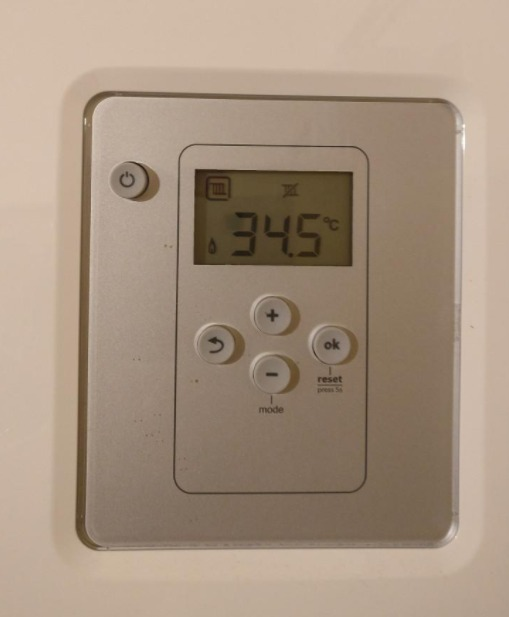
#> input picture Mini_Projects/OCR_Reader/example.jpeg, 509 x 617 px
$ python detect_color.py --image OCR_Reader/example.jpeg
#> lines starting #> are read from the running program, lines starting #| are printed output that depends on the picture; after the words box and inside, x2 and y2 are one past the last pixel; in counts of white or black regions, pixels touching at a corner belong together
### Mini_Projects/pyimagesearch/colorlabeler.py
from scipy.spatial import distance
from collections import OrderedDict
import numpy as np
import cv2

class ColorLabeler:
    def __init__(self):
        colors = OrderedDict({'red' : (255 , 0 ,0) ,'green' : (0 ,255 ,0) ,'blue' : (0 ,0 ,255)})
        self.colorNames = []
        self.lab = np.zeros((len(colors) ,1 ,3) , dtype = 'uint8')

        for (i ,(name ,rgb)) in enumerate(colors.items()):
            self.lab[i] = rgb
            self.colorNames.append(name)

        self.lab = cv2.cvtColor(self.lab ,cv2.COLOR_RGB2LAB)

    def label(self ,image ,c):
        mask = np.zeros(image.shape[:2] , dtype = "uint8")
        cv2.drawContours(mask ,[c] ,-1 ,255 ,-1)
        mask = cv2.erode(mask ,None ,iterations=2)
        mean = cv2.mean(image , mask = mask)[:3]
        #mean is nothing but a tuple containing the mean for individual color channels.

        minDist = (np.inf ,None) #second argument is present to keep track of index.

        for (i ,row) in enumerate(self.lab):
            dist = distance.euclidean(row[0] ,mean)

            if dist < minDist[0]:
                minDist = (dist ,i)

        return self.colorNames[minDist[1]]

### Mini_Projects/pyimagesearch/shapedetector.py
import cv2

class ShapeDetector():
    def __init__(self):
        pass

    def detect(self ,c):

        #perimeter
        shape = "Unidentified"
        peri = cv2.arcLength(c , closed = True)
        approx = cv2.approxPolyDP(c ,epsilon = 0.04 * peri, closed = True)

        if len(approx) == 3 :
            shape = "Triangle"

        elif  len(approx) == 4:
            (x ,y ,w ,h) = cv2.boundingRect(approx)
            aspect_ratio = w /float(h)
            shape = "square" if aspect_ratio >= 0.95 and aspect_ratio <= 1.05 else "Rectangle"

        elif  len(approx) == 5:
            shape = "Pentagon"

        else :
            shape = "Circle"

        return shape

### Mini_Projects/detect_color.py
from pyimagesearch.colorlabeler import ColorLabeler
from pyimagesearch.shapedetector import ShapeDetector
import argparse
import imutils
import cv2

ap = argparse.ArgumentParser()
ap.add_argument('-i' ,'--image' ,required = True ,help = 'path to the input image')
args = vars(ap.parse_args())

image = cv2.imread(args['image'])
#> image is the input picture: shape (617, 509, 3); mean B, G, R 127.9, 146.3, 165.6
resized = imutils.resize(image ,width = 300)
aspect_ratio = image.shape[0] /float(resized.shape[0])
#> aspect_ratio = 1.7

blurred = cv2.GaussianBlur(resized ,(5 ,5) ,0)
gray = cv2.cvtColor(blurred ,cv2.COLOR_BGR2GRAY)
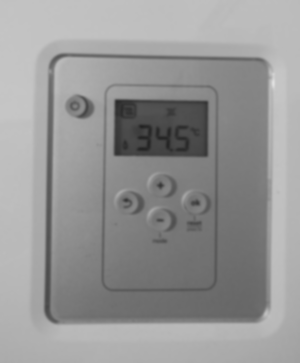
#> gray: shape (363, 300); min 35, max 224, mean 150
lab = cv2.cvtColor(blurred ,cv2.COLOR_BGR2LAB)
#> lab: shape (363, 300, 3); mean of channels 0, 1, 2 157.2, 132.2, 140.5
retr ,thresh = cv2.threshold(gray ,60 ,255 ,cv2.THRESH_BINARY)
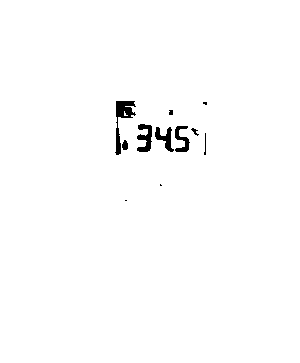
#> thresh: shape (363, 300); 98.9% white; 11 black regions (4 under 20 px), largest, box (x1, y1, x2, y2) and area: (115, 101, 136, 155) 397, (137, 124, 152, 152) 257, (155, 127, 174, 152) 207

cnts ,heirarchy = cv2.findContours(thresh.copy() ,cv2.RETR_EXTERNAL ,cv2.CHAIN_APPROX_SIMPLE)
#> cnts = [[[0, 0], [0, 362], [299, 362], [299, 0]]]

sd = ShapeDetector()
cl = ColorLabeler()

for c in cnts:
    shape = sd.detect(c)
    color = cl.label(lab ,c)

    M = cv2.moments(c)
    cX = int(M['m10'] / M['m00'] *aspect_ratio)
    cY = int(M['m01'] / M['m00'] *aspect_ratio)

    c = c.astype("float")
    c *= aspect_ratio
    c = c.astype("int")

    cv2.drawContours(image, [c], -1, (255, 0, 0), 2)
    cv2.putText(image ,f'{color} {shape}' ,(cX ,cY) ,cv2.FONT_HERSHEY_TRIPLEX ,0.5 ,(255 ,255 ,255) ,2)
    cv2.imshow("image" ,image)
    cv2.waitKey(0)
#> this loop made 1 pass
#> (c, shape, peri in detect, approx in detect, x in detect, y in detect, w in detect, h in detect) on pass 1: ([[0, 0], [0, 615], [508, 615], [508, 0]], 'Rectangle', 1322, [[0, 0], [0, 362], [299, 362], [299, 0]], 0, 0, 300, 363)
#> pass 1, `cv2.imshow("image" ,image)`:
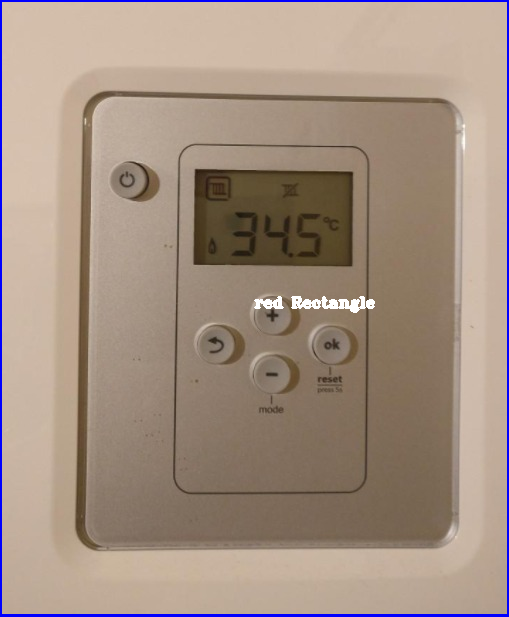
#> window 'image': shape (617, 509, 3); mean B, G, R 129.9, 144, 162.8
